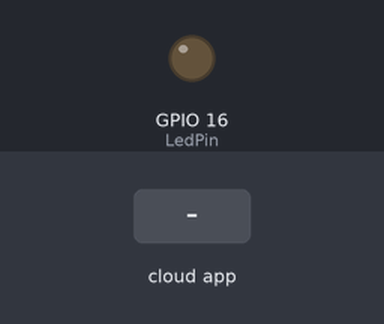
A sketch run on a simulated ESP8266 (NodeMCU). On the bench: output pins drawn as LEDs (lit = HIGH). Inputs (shaded band) come from the test bench. WiFi joins after 1.5 s; servers stay silent unless stated; the Firebase database answers and starts empty; what the sketch prints to the serial monitor is not drawn.

Above: at 2.7 s.
2.8 s: the phone or cloud app sets light1 to 1
At 4.1 s:
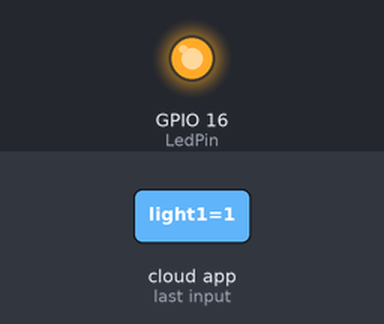
4.4 s: the phone or cloud app sets light1 to 0
At 5.2 s:
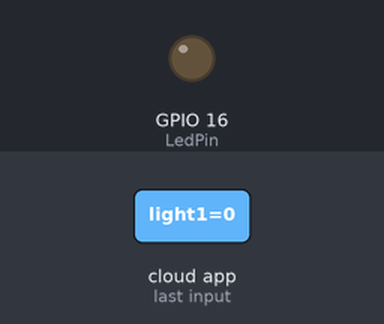
Timing chart, 0 to 7.4 s (numbered marks = the images above; inputs shaded):
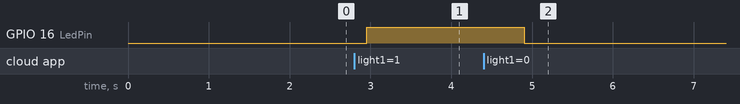

The sketch:

WifiHelloServer.ino
```cpp
#include <ArduinoJson.h>

//
// Copyright 2015 Google Inc.
//
// Licensed under the Apache License, Version 2.0 (the "License");
// you may not use this file except in compliance with the License.
// You may obtain a copy of the License at
//
//     http://www.apache.org/licenses/LICENSE-2.0
//
// Unless required by applicable law or agreed to in writing, software
// distributed under the License is distributed on an "AS IS" BASIS,
// WITHOUT WARRANTIES OR CONDITIONS OF ANY KIND, either express or implied.
// See the License for the specific language governing permissions and
// limitations under the License.
//

// FirebaseDemo_ESP8266 is a sample that demo the different functions
// of the FirebaseArduino API.

#include <ESP8266WiFi.h>
#include <FirebaseArduino.h>

// Set these to run example.
#define FIREBASE_HOST "beacon-backend-a8bf3-default-rtdb.asia-southeast1.firebasedatabase.app"
#define FIREBASE_AUTH "s5deCRVxfQdCAOVkjJ4T1MPBE2nsOEmFPcEyjeRk"
#define WIFI_SSID "iPhone"
#define WIFI_PASSWORD "12345678"
#define LedPin 16
//Pin 16 = Pin D0
void setup() {
  pinMode(LedPin, OUTPUT);
  Serial.begin(9600);

  // connect to wifi.
  WiFi.begin(WIFI_SSID, WIFI_PASSWORD);
  Serial.print("connecting");
  while (WiFi.status() != WL_CONNECTED) {
    Serial.print(".");
    delay(500);
  }
  Serial.println();
  Serial.print("connected: ");
  Serial.println(WiFi.localIP());

  Firebase.begin(FIREBASE_HOST, FIREBASE_AUTH);

}
String status;
void loop() {
  status = Firebase.getString("/switch/light1");
  // handle error
  if (Firebase.failed()) {
      Serial.print("setting /number failed:");
      Serial.println(Firebase.error());
      return;
  }else{
    if(status.toInt() == 1){
      Serial.println(status);
      digitalWrite(LedPin, HIGH);
    }else{
      Serial.println(status);
      digitalWrite(LedPin, LOW);
    }
  }
  delay(500);
//  test = Firebase.getBool("/switch/light1");
//  if (Firebase.failed()) {
//      Serial.print("setting /number failed:");
//      Serial.println(Firebase.error());
//      return;
//  }else{
//    if(test == false){
//      Serial.println(test);
//      digitalWrite(LedPin, LOW);
//    }else{
//      Serial.println(test);
//      digitalWrite(LedPin, HIGH);
//    }
//  }
//
//  // update value
//  Firebase.setFloat("number", 43.0);
//  // handle error
//  if (Firebase.failed()) {
//      Serial.print("setting /number failed:");
//      Serial.println(Firebase.error());
//      return;
//  }
//  delay(1000);
//
//  // get value
//  Serial.print("number: ");
//  Serial.println(Firebase.getFloat("number"));
//  delay(1000);
//
//  // remove value
//  Firebase.remove("number");
//  delay(1000);
//
//  // set string value
//  Firebase.setString("message", "hello world");
//  // handle error
//  if (Firebase.failed()) {
//      Serial.print("setting /message failed:");
//      Serial.println(Firebase.error());
//      return;
//  }
//  delay(1000);
//
//  // set bool value
//  Firebase.setBool("truth", false);
//  // handle error
//  if (Firebase.failed()) {
//      Serial.print("setting /truth failed:");
//      Serial.println(Firebase.error());
//      return;
//  }
//  delay(1000);
//
//  // append a new value to /logs
//  // handle error
//  if (Firebase.failed()) {
//      Serial.print("pushing /logs failed:");
//      Serial.println(Firebase.error());
//      return;
//  }
//  Serial.print("pushed: /logs/");
//
//  delay(1000);
}
```

Measured:
- after the input at 2.8 s, GPIO 16 (LedPin): LOW → HIGH after 0.15 s
- after the input at 4.4 s, GPIO 16 (LedPin): HIGH → LOW after 0.50 s
